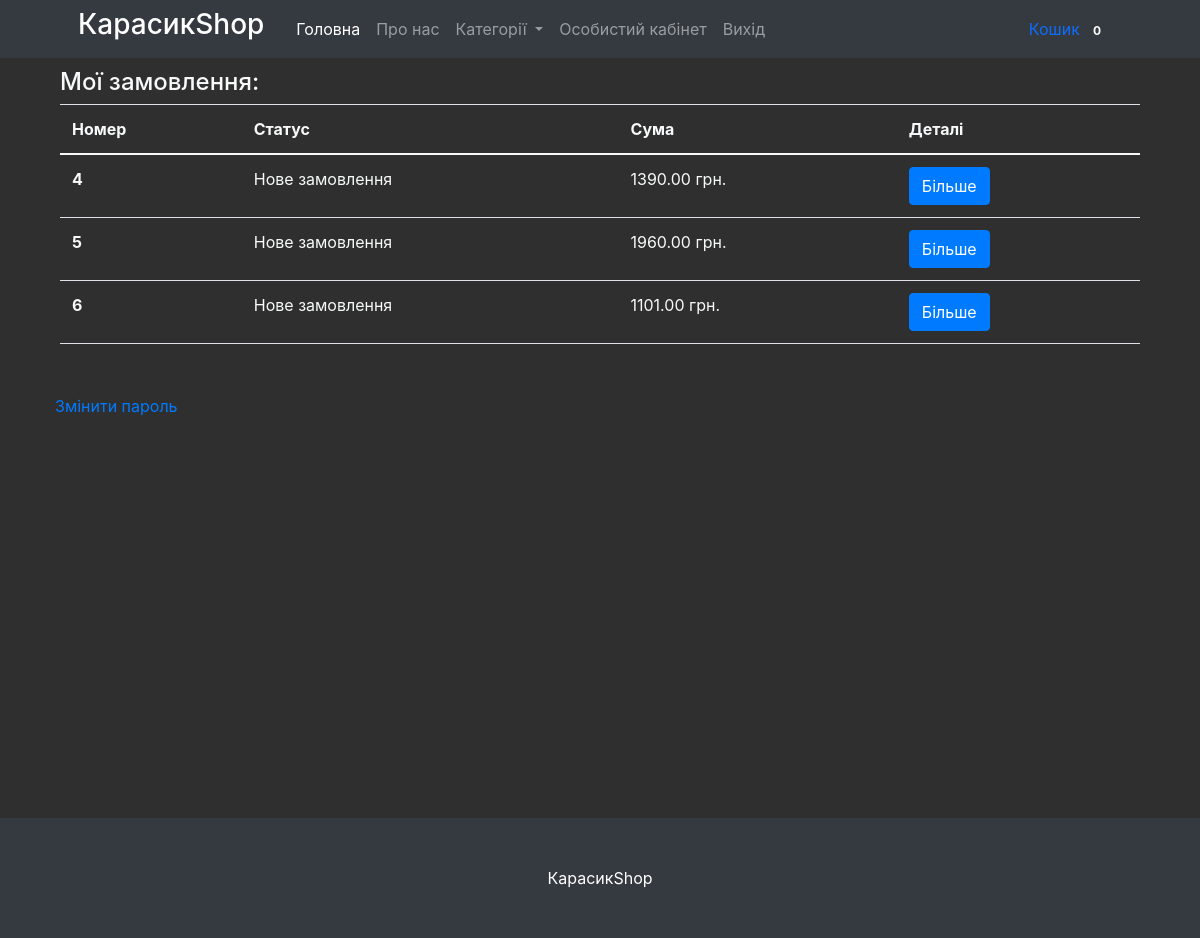
/profile/ (signed in), run on the app's committed database.
### mainapp/models.py (models this page shows, shortened)
class Cart(models.Model):
    owner = models.ForeignKey('Customer', null=True, verbose_name='Власник', on_delete=models.CASCADE)
    products = models.ManyToManyField(CartProduct, blank=True, related_name='related_cart')
    total_products = models.PositiveIntegerField(default=0)
    final_price = models.DecimalField(max_digits=9, default=0, decimal_places=2, verbose_name='Загальна ціна')
    in_order = models.BooleanField(default=False)
    for_anonymous_user = models.BooleanField(default=False)

class Order(models.Model):
    STATUS_NEW = 'new'
    STATUS_IN_PROGRESS = 'in_progress'
    STATUS_READY = 'is_ready'
    STATUS_COMPLETED = 'completed'
    STATUS_CANCELED = 'canceled'
    BUYING_TYPE_SELF = 'self'
    BUYING_TYPE_DELIVERY = 'delivery'
    STATUS_CHOICES = (
        (STATUS_NEW, 'Нове замовлення'),
        (STATUS_IN_PROGRESS, 'Замовлення в оброці'),
        (STATUS_READY, 'Замовлення готове'),
        (STATUS_COMPLETED, 'Замовленння виконане'),
        (STATUS_CANCELED, 'Замовлення скасовано')
    )
    BUYING_TYPE_CHOICES = (
        (BUYING_TYPE_SELF, 'Самовивіз'),
        (BUYING_TYPE_DELIVERY, 'Доставка')
    )
    customer = models.ForeignKey(Customer, verbose_name='Покупець', related_name='related_orders', on_delete=models.CASCADE)
    first_name = models.CharField(max_length=255, verbose_name="Ім'я")
    last_name = models.CharField(max_length=255, verbose_name='Прізвище')
    phone = models.CharField(max_length=20, verbose_name='Телефон')
    cart = models.ForeignKey(Cart, verbose_name='Кошик', on_delete=models.CASCADE, null=True, blank=True)
    address = models.CharField(max_length=1024, verbose_name='Адреса', null=True, blank=True)
    status = models.CharField(
        max_length=100,
        verbose_name='Статус замовлення',
        choices=STATUS_CHOICES,
        default=STATUS_NEW
    )
    buying_type = models.CharField(
        max_length=100,
        verbose_name='Тип замовлення',
        choices=BUYING_TYPE_CHOICES,
        default=BUYING_TYPE_SELF
    )
    comment = models.TextField(verbose_name='Комментар щодо замовлення', null=True, blank=True)
    created_at = models.DateTimeField(auto_now=True, verbose_name='Дата створення замовлення')

### mainapp/views.py (the view)
# urls.py: path('profile/', ProfileView.as_view(), name='profile'),
class ProfileView(CartMixin, View):
    def get(self, request, *args, **kwargs):
        customer = Customer.objects.get(user=request.user)
        categories = Category.objects.all()
        context = {
            'customer': customer,
            'categories': categories,
            'cart': self.cart,
        }
        return render(request, 'profile.html', context)

### mainapp/mixins.py (called while the page is built)
    def dispatch(self, request, *args, **kwargs):
        if request.user.is_authenticated:
            customer = Customer.objects.filter(user=request.user).first()
            if not customer:
                customer = Customer.objects.create(
                    user=request.user
                )
            cart = Cart.objects.filter(owner=customer, in_order=False).first()
            if not cart:
                cart = Cart.objects.create(owner=customer)
        else:
            cart = Cart.objects.filter(for_anonymous_user=True).first()
            if not cart:
                cart = Cart.objects.create(for_anonymous_user=True)
        self.cart = cart
        return super().dispatch(request, *args, **kwargs)

### mainapp/models.py (called while the page is built)
    def get_absolute_url(self):
        return reverse('category_detail', kwargs={'slug': self.slug})

    def get_absolute_url(self):
        return reverse('product_detail', kwargs={'slug': self.slug})

### mainapp/templates/profile.html (shortened to what this page needs)
{% extends 'base.html' %}
{% block content %}
    <div class="container text-light">
        <div class="col-12">
            <h4 style="margin-top: 10px;">Мої замовлення:</h4>
            <div class="tab-content" id="nav-tabContent">
                <div class="tab-pane fade show active" id="list-orders" role="tabpanel"
                     aria-labelledby="list-orders-list">
                    {% if not customer.orders.all %}
                        <h3 style="text-align: center; margin-top: 250px;">На данний момент ви не робили замовлень</h3>
                    {% elif customer.orders.all %}
                        <table class="table text-light">
                            <thead>
                            <tr>
                                <th scope="col">Номер</th>
                                <th scope="col">Статус</th>
                                <th scope="col">Сума</th>
                                <th scope="col">Деталі</th>
                            </tr>
                            </thead>
                            <tbody class="text-light">
                            {% for order in customer.orders.all %}
                                <tr>
                                    <th scope="row">{{ order.id }}</th>
                                    <td>{{ order.get_status_display }}</td>
                                    <td>{{ order.cart.final_price }} грн.</td>
                                    <td>
                                        <button style="max-width: 100%" type="button" class="btn btn-primary"
                                                data-bs-toggle="modal"
                                                data-bs-target="#orderDetails-{{ order.id }}">Більше
                                        </button>
                                    </td>
                                </tr>
                            {% endfor %}
                            </tbody>
                        </table>
                    {% endif %}
                </div>
            </div>
        </div>
        <div style="margin-top: 50px; margin-left: 10px;">
            <a href="{% url 'newPas' %}">Змінити пароль</a>
        </div>
    </div>
{% endblock content %}

### mainapp/templates/base.html (shortened to what this page needs)
{% load static %}
<!DOCTYPE html>
<html lang="uk">
<head>
    <link href='{% static "bootstrap/bootstrap.min.css" %}' rel="stylesheet"/>
    <link rel="stylesheet" href="https://cdn.jsdelivr.net/npm/@fancyapps/ui@4.0/dist/fancybox.css"/>
    <link href="https://cdnjs.cloudflare.com/ajax/libs/twitter-bootstrap/4.1.2/css/bootstrap.min.css" rel="stylesheet"/>
    <link href="https://cdn.jsdelivr.net/npm/slick-carousel@1.8.1/slick/slick.css" rel="stylesheet"/>
    <link href="https://cdnjs.cloudflare.com/ajax/libs/fancybox/3.3.5/jquery.fancybox.min.css" rel="stylesheet"/>
</head>
<body>
<nav class="navbar navbar-expand-lg navbar-dark bg-dark">
    <div class="container px-4 px-lg-5">
        <a href="/"><h3 class="title"><span>КарасикShop</span></h3></a>
        <div class="collapse navbar-collapse" id="navbarSupportedContent">
            <ul class="navbar-nav me-auto mb-2 mb-lg-0 ms-lg-4">
                <li class="nav-item">
                    <a class="nav-link active" aria-current="page" href="{% url 'index' %}">
                        Головна
                    </a>
                </li>
                <li class="nav-item"><a class="nav-link" href="{% url 'about' %}">Про нас</a></li>
                <li class="nav-item dropdown">
                    <a class="nav-link dropdown-toggle" id="navbarDropdown" href="#" role="button"
                       data-bs-toggle="dropdown" aria-expanded="false">
                        Категорії
                    </a>
                </li>
                {% if request.user.is_authenticated %}
                    <li class="nav-item">
                        <a class="nav-link" href="{% url 'profile' %}">Особистий кабінет</a>
                    </li>
                    <li class="nav-item">
                        <a class="nav-link" href="{% url 'logout' %}">Вихід</a>
                    </li>
                {% endif %}
            </ul>
            <a class="nav-link" href="{% url 'cart' %}">
                Кошик
                <span class="badge bg-dark text-white ms-1 rounded-pill">{{ cart.products.count }}</span>
            </a>
        </div>
    </div>
</nav>
{% block content %}{% endblock content %}
<footer class="py-5 bg-dark" style="margin-top: 400px;">
    <div class="container"><p class="m-0 text-center text-white">КарасикShop</p></div>
</footer>
</body>
</html>

### mainapp/templates/base.html (style rules this page uses)
body { background-color: #242424f2; }
.title { color: white; }

### data on the page
Cart: products.count "0"
Order: id "4", status "Нове замовлення", cart.final_price "1390.00"
Order: id "5", status "Нове замовлення", cart.final_price "1960.00"
Order: id "6", status "Нове замовлення", cart.final_price "1101.00"
